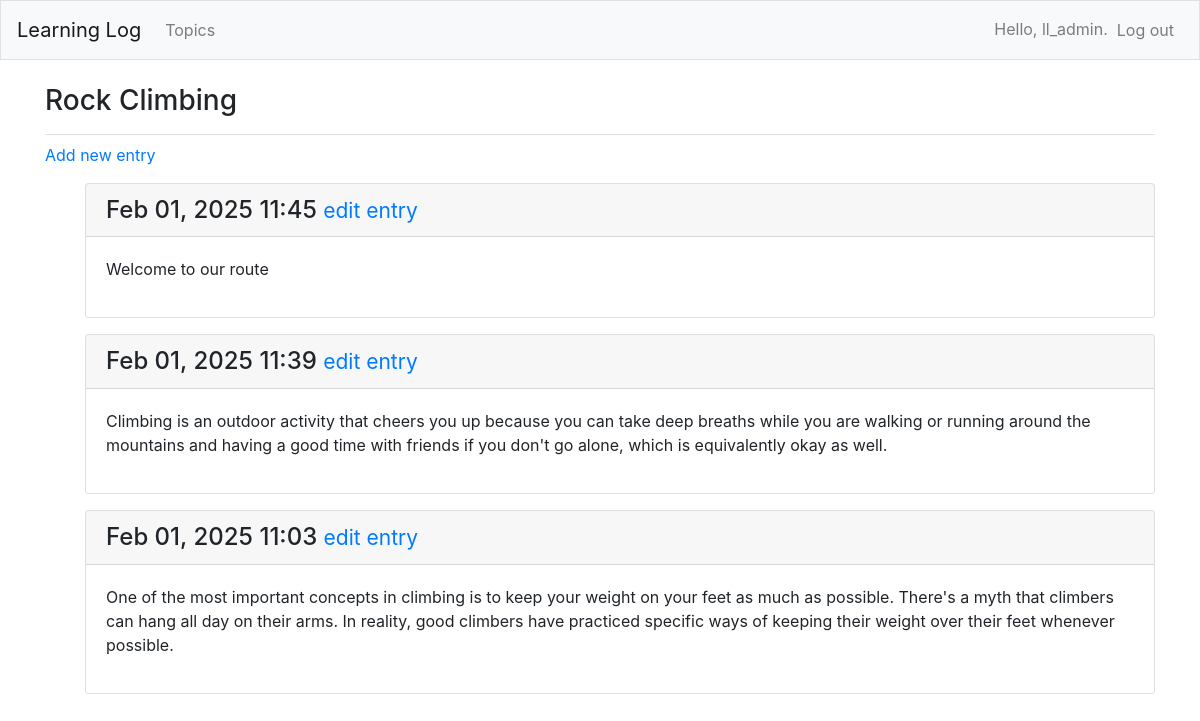
The page /topics/2/ (signed in) on the database its author committed.
### learning_logs/models.py (models this page shows, shortened)
class Topic(models.Model):
    text = models.CharField(max_length=200)
    date_added = models.DateTimeField(auto_now_add=True)
    owner = models.ForeignKey(User, on_delete=models.CASCADE)
    def __str__(self):
        return self.text

class Entry(models.Model):
    topic = models.ForeignKey(Topic, on_delete=models.CASCADE)
    text = models.TextField() # no size limit
    date_added = models.DateTimeField(auto_now_add=True)
    class Meta:
        verbose_name_plural = 'entries' # refer to multiple entries

### learning_logs/views.py (the view)
# urls.py: path('topics/<int:topic_id>/', views.topic, name='topic'),
@login_required
def topic(request, topic_id):
    topic = Topic.objects.get(id=topic_id) # query
    if topic.owner != request.user:
        raise Http404
    entries = topic.entry_set.order_by('-date_added') # query
    context = {'topic': topic, 'entries': entries}
    return render(request, 'learning_logs/topic.html', context)

### learning_logs/templates/learning_logs/topic.html
{% extends "learning_logs/base.html" %}
{% block page_header %}
  <h3>{{ topic }}</h3>
{% endblock page_header %}
{% block content %}
  <p>
    <a href="{% url 'learning_logs:new_entry' topic.id %}">Add new entry</a>
  </p>
  <ul>
  {% for entry in entries %}
    <div class="card mb-3">
      <h4 class="card-header">
        {{ entry.date_added|date:'M d, Y H:i' }}
        <small><a href="{% url 'learning_logs:edit_entry' entry.id %}">
            edit entry</a></small>
      </h4>
      <div class="card-body">
        {{ entry.text|linebreaks }}
      </div>
    </div>
  {% empty %}
    <li>There are no entries for this topic yet.</li>
  {% endfor %}
{% endblock content %}

### learning_logs/templates/learning_logs/base.html (shortened to what this page needs)
{% load bootstrap4 %}
<!doctype html>
<html lang="en">
<head>
  {% bootstrap_css %}
</head>
<body>
  <nav class="navbar navbar-expand-md navbar-light bg-light mb-4 border">
    <a class="navbar-brand" href="{% url 'learning_logs:index'%}">
        Learning Log</a>
    <div class="collapse navbar-collapse" id="navbarCollapse">
      <ul class="navbar-nav mr-auto">
        <li class="nav-item">
          <a class="nav-link" href="{% url 'learning_logs:topics'%}">
              Topics</a></li>
      </ul>
      <ul class="navbar-nav ml-auto">
        {% if user.is_authenticated %}
          <li class="nav-item">
            <span class="navbar-text">Hello, {{ user.username }}.</span>
          </li>
          <li class="nav-item">
            <form method="post" action="{% url 'users:logout' %}" class="form-inline">
                <button type="submit" class="nav-link btn btn-link">Log out</button>
            </form>
          </li>
        {% else %}
          <li class="nav-item">
            <a class="nav-link" href="{% url 'users:register' %}">Register</a>
          </li>
          <li class="nav-item">
            <a class="nav-link" href="{% url 'users:login' %}">Log in</a></li>
        {% endif %}
      </ul>
    </div>
  </nav>
  <main role="main" class="container">
    <div class="pb-2 mb-2 border-bottom">
      {% block page_header %}{% endblock page_header %}
    </div>
    <div>
      {% block content %}{% endblock content %}
    </div>
  </main>
</body>
</html>

### rows shown on the page
Topic: text "Rock Climbing"
Entry: date_added "Feb 01, 2025 11:45", text "Welcome to our route"
Entry: date_added "Feb 01, 2025 11:39", text "Climbing is an outdoor activity that cheers you up because you can take deep breaths while you are walking or running around the mountains and having a good time with friends if you don't go alone, which is equivalently okay as well."
Entry: date_added "Feb 01, 2025 11:03", text "One of the most important concepts in climbing is to keep your weight on your feet as much as possible. There's a myth that climbers can hang all day on their arms. In reality, good climbers have practiced specific ways of keeping their weight over their feet whenever possible."

### other values the page prints
{{ user.username }} "ll_admin"
